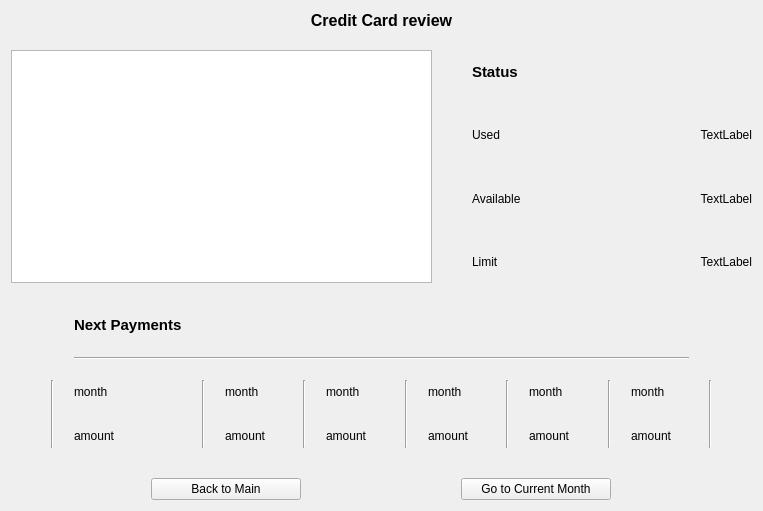
<?xml version="1.0" encoding="UTF-8"?>
<ui version="4.0">
 <class>CreditCardWidget</class>
 <widget class="QWidget" name="CreditCardWidget">
  <property name="geometry">
   <rect>
    <x>0</x>
    <y>0</y>
    <width>763</width>
    <height>511</height>
   </rect>
  </property>
  <property name="windowTitle">
   <string>Form</string>
  </property>
  <layout class="QGridLayout" name="gridLayout_2" rowstretch="0,3,2,0" columnstretch="3,0,2">
   <property name="spacing">
    <number>20</number>
   </property>
   <item row="1" column="2">
    <layout class="QGridLayout" name="gridLayout_3" rowstretch="2,2,2,2" columnstretch="1,2">
     <item row="0" column="0">
      <widget class="QLabel" name="label_21">
       <property name="sizePolicy">
        <sizepolicy hsizetype="Expanding" vsizetype="MinimumExpanding">
         <horstretch>0</horstretch>
         <verstretch>0</verstretch>
        </sizepolicy>
       </property>
       <property name="font">
        <font>
         <pointsize>11</pointsize>
         <bold>true</bold>
        </font>
       </property>
       <property name="text">
        <string>Status</string>
       </property>
      </widget>
     </item>
     <item row="1" column="0">
      <widget class="QLabel" name="label_14">
       <property name="sizePolicy">
        <sizepolicy hsizetype="Expanding" vsizetype="Preferred">
         <horstretch>0</horstretch>
         <verstretch>0</verstretch>
        </sizepolicy>
       </property>
       <property name="text">
        <string>Used</string>
       </property>
      </widget>
     </item>
     <item row="1" column="1">
      <widget class="QLabel" name="usedCreditLabel">
       <property name="sizePolicy">
        <sizepolicy hsizetype="Expanding" vsizetype="Preferred">
         <horstretch>0</horstretch>
         <verstretch>0</verstretch>
        </sizepolicy>
       </property>
       <property name="text">
        <string>TextLabel</string>
       </property>
       <property name="alignment">
        <set>Qt::AlignmentFlag::AlignRight|Qt::AlignmentFlag::AlignTrailing|Qt::AlignmentFlag::AlignVCenter</set>
       </property>
      </widget>
     </item>
     <item row="2" column="0">
      <widget class="QLabel" name="label_18">
       <property name="sizePolicy">
        <sizepolicy hsizetype="Expanding" vsizetype="Preferred">
         <horstretch>0</horstretch>
         <verstretch>0</verstretch>
        </sizepolicy>
       </property>
       <property name="text">
        <string>Available</string>
       </property>
      </widget>
     </item>
     <item row="2" column="1">
      <widget class="QLabel" name="availableCreditLabel">
       <property name="sizePolicy">
        <sizepolicy hsizetype="Expanding" vsizetype="Preferred">
         <horstretch>0</horstretch>
         <verstretch>0</verstretch>
        </sizepolicy>
       </property>
       <property name="text">
        <string>TextLabel</string>
       </property>
       <property name="alignment">
        <set>Qt::AlignmentFlag::AlignRight|Qt::AlignmentFlag::AlignTrailing|Qt::AlignmentFlag::AlignVCenter</set>
       </property>
      </widget>
     </item>
     <item row="3" column="0">
      <widget class="QLabel" name="label_17">
       <property name="sizePolicy">
        <sizepolicy hsizetype="Expanding" vsizetype="Preferred">
         <horstretch>0</horstretch>
         <verstretch>0</verstretch>
        </sizepolicy>
       </property>
       <property name="text">
        <string>Limit</string>
       </property>
      </widget>
     </item>
     <item row="3" column="1">
      <widget class="QLabel" name="limitCreditLabel">
       <property name="sizePolicy">
        <sizepolicy hsizetype="Expanding" vsizetype="Preferred">
         <horstretch>0</horstretch>
         <verstretch>0</verstretch>
        </sizepolicy>
       </property>
       <property name="text">
        <string>TextLabel</string>
       </property>
       <property name="alignment">
        <set>Qt::AlignmentFlag::AlignRight|Qt::AlignmentFlag::AlignTrailing|Qt::AlignmentFlag::AlignVCenter</set>
       </property>
      </widget>
     </item>
    </layout>
   </item>
   <item row="2" column="0" colspan="3">
    <layout class="QGridLayout" name="gridLayout">
     <property name="leftMargin">
      <number>40</number>
     </property>
     <property name="topMargin">
      <number>10</number>
     </property>
     <property name="rightMargin">
      <number>40</number>
     </property>
     <property name="bottomMargin">
      <number>10</number>
     </property>
     <item row="7" column="3">
      <widget class="QLabel" name="monthLabel_2">
       <property name="text">
        <string>month</string>
       </property>
      </widget>
     </item>
     <item row="7" column="7">
      <widget class="QLabel" name="monthLabel_4">
       <property name="text">
        <string>month</string>
       </property>
      </widget>
     </item>
     <item row="0" column="1">
      <widget class="QLabel" name="label_5">
       <property name="font">
        <font>
         <pointsize>11</pointsize>
         <bold>true</bold>
        </font>
       </property>
       <property name="text">
        <string>Next Payments</string>
       </property>
      </widget>
     </item>
     <item row="7" column="1">
      <widget class="QLabel" name="monthLabel_1">
       <property name="text">
        <string>month</string>
       </property>
      </widget>
     </item>
     <item row="8" column="7">
      <widget class="QLabel" name="amountMonthLabel_4">
       <property name="text">
        <string>amount</string>
       </property>
      </widget>
     </item>
     <item row="8" column="9">
      <widget class="QLabel" name="amountMonthLabel_5">
       <property name="text">
        <string>amount</string>
       </property>
      </widget>
     </item>
     <item row="7" column="2" rowspan="2">
      <widget class="Line" name="line_6">
       <property name="orientation">
        <enum>Qt::Orientation::Vertical</enum>
       </property>
      </widget>
     </item>
     <item row="7" column="4" rowspan="2">
      <widget class="Line" name="line_7">
       <property name="orientation">
        <enum>Qt::Orientation::Vertical</enum>
       </property>
      </widget>
     </item>
     <item row="7" column="11">
      <widget class="QLabel" name="monthLabel_6">
       <property name="text">
        <string>month</string>
       </property>
      </widget>
     </item>
     <item row="8" column="1">
      <widget class="QLabel" name="amountMonthLabel_1">
       <property name="text">
        <string>amount</string>
       </property>
      </widget>
     </item>
     <item row="8" column="11">
      <widget class="QLabel" name="amountMonthLabel_6">
       <property name="text">
        <string>amount</string>
       </property>
      </widget>
     </item>
     <item row="8" column="5">
      <widget class="QLabel" name="amountMonthLabel_3">
       <property name="text">
        <string>amount</string>
       </property>
      </widget>
     </item>
     <item row="7" column="6" rowspan="2">
      <widget class="Line" name="line">
       <property name="orientation">
        <enum>Qt::Orientation::Vertical</enum>
       </property>
      </widget>
     </item>
     <item row="7" column="0" rowspan="2">
      <widget class="Line" name="line_4">
       <property name="orientation">
        <enum>Qt::Orientation::Vertical</enum>
       </property>
      </widget>
     </item>
     <item row="6" column="1" colspan="11">
      <widget class="Line" name="line_5">
       <property name="orientation">
        <enum>Qt::Orientation::Horizontal</enum>
       </property>
      </widget>
     </item>
     <item row="7" column="10" rowspan="2">
      <widget class="Line" name="line_3">
       <property name="orientation">
        <enum>Qt::Orientation::Vertical</enum>
       </property>
      </widget>
     </item>
     <item row="7" column="5">
      <widget class="QLabel" name="monthLabel_3">
       <property name="text">
        <string>month</string>
       </property>
      </widget>
     </item>
     <item row="7" column="8" rowspan="2">
      <widget class="Line" name="line_2">
       <property name="orientation">
        <enum>Qt::Orientation::Vertical</enum>
       </property>
      </widget>
     </item>
     <item row="7" column="9">
      <widget class="QLabel" name="monthLabel_5">
       <property name="text">
        <string>month</string>
       </property>
      </widget>
     </item>
     <item row="8" column="3">
      <widget class="QLabel" name="amountMonthLabel_2">
       <property name="text">
        <string>amount</string>
       </property>
      </widget>
     </item>
     <item row="7" column="12" rowspan="2">
      <widget class="Line" name="line_8">
       <property name="orientation">
        <enum>Qt::Orientation::Vertical</enum>
       </property>
      </widget>
     </item>
    </layout>
   </item>
   <item row="3" column="0" colspan="3">
    <layout class="QHBoxLayout" name="horizontalLayout">
     <item>
      <widget class="QPushButton" name="backToMainButton">
       <property name="sizePolicy">
        <sizepolicy hsizetype="Fixed" vsizetype="Fixed">
         <horstretch>0</horstretch>
         <verstretch>0</verstretch>
        </sizepolicy>
       </property>
       <property name="minimumSize">
        <size>
         <width>150</width>
         <height>0</height>
        </size>
       </property>
       <property name="text">
        <string>Back to Main</string>
       </property>
      </widget>
     </item>
     <item>
      <widget class="QPushButton" name="goToCurrentMonthButton">
       <property name="sizePolicy">
        <sizepolicy hsizetype="Fixed" vsizetype="Fixed">
         <horstretch>0</horstretch>
         <verstretch>0</verstretch>
        </sizepolicy>
       </property>
       <property name="minimumSize">
        <size>
         <width>150</width>
         <height>0</height>
        </size>
       </property>
       <property name="text">
        <string>Go to Current Month</string>
       </property>
      </widget>
     </item>
    </layout>
   </item>
   <item row="0" column="0" colspan="3">
    <widget class="QLabel" name="label_20">
     <property name="font">
      <font>
       <pointsize>12</pointsize>
       <bold>true</bold>
      </font>
     </property>
     <property name="text">
      <string>Credit Card review</string>
     </property>
     <property name="alignment">
      <set>Qt::AlignmentFlag::AlignCenter</set>
     </property>
    </widget>
   </item>
   <item row="1" column="0">
    <widget class="QGraphicsView" name="pieChartView"/>
   </item>
  </layout>
 </widget>
 <resources/>
 <connections/>
</ui>
